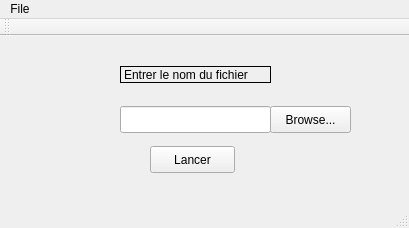
<?xml version="1.0" encoding="UTF-8"?>
<ui version="4.0">
 <class>LoadGraph</class>
 <widget class="QMainWindow" name="LoadGraph">
  <property name="geometry">
   <rect>
    <x>0</x>
    <y>0</y>
    <width>409</width>
    <height>228</height>
   </rect>
  </property>
  <property name="windowTitle">
   <string>Load a Graph</string>
  </property>
  <widget class="QWidget" name="centralWidget">
   <widget class="QPushButton" name="testBtn">
    <property name="geometry">
     <rect>
      <x>150</x>
      <y>110</y>
      <width>85</width>
      <height>27</height>
     </rect>
    </property>
    <property name="text">
     <string>Lancer</string>
    </property>
   </widget>
   <widget class="QLabel" name="filenameLbl">
    <property name="geometry">
     <rect>
      <x>120</x>
      <y>30</y>
      <width>151</width>
      <height>17</height>
     </rect>
    </property>
    <property name="inputMethodHints">
     <set>Qt::ImhNone</set>
    </property>
    <property name="frameShape">
     <enum>QFrame::Box</enum>
    </property>
    <property name="text">
     <string>Entrer le nom du fichier</string>
    </property>
   </widget>
   <widget class="QLineEdit" name="filenameLineEdit">
    <property name="geometry">
     <rect>
      <x>120</x>
      <y>70</y>
      <width>151</width>
      <height>27</height>
     </rect>
    </property>
    <property name="text">
     <string/>
    </property>
    <property name="cursorPosition">
     <number>0</number>
    </property>
   </widget>
   <widget class="QToolButton" name="toolButton">
    <property name="geometry">
     <rect>
      <x>270</x>
      <y>70</y>
      <width>81</width>
      <height>27</height>
     </rect>
    </property>
    <property name="text">
     <string>Browse...</string>
    </property>
   </widget>
  </widget>
  <widget class="QMenuBar" name="menuBar">
   <property name="geometry">
    <rect>
     <x>0</x>
     <y>0</y>
     <width>409</width>
     <height>27</height>
    </rect>
   </property>
   <widget class="QMenu" name="menuFile">
    <property name="title">
     <string>File</string>
    </property>
    <addaction name="actionQuit"/>
   </widget>
   <addaction name="menuFile"/>
  </widget>
  <widget class="QToolBar" name="mainToolBar">
   <attribute name="toolBarArea">
    <enum>TopToolBarArea</enum>
   </attribute>
   <attribute name="toolBarBreak">
    <bool>false</bool>
   </attribute>
  </widget>
  <widget class="QStatusBar" name="statusBar"/>
  <action name="actionQuit">
   <property name="text">
    <string>Quit</string>
   </property>
  </action>
 </widget>
 <layoutdefault spacing="6" margin="11"/>
 <tabstops>
  <tabstop>testBtn</tabstop>
 </tabstops>
 <resources/>
 <connections>
  <connection>
   <sender>testBtn</sender>
   <signal>clicked()</signal>
   <receiver>LoadGraph</receiver>
   <slot>launchProcess()</slot>
   <hints>
    <hint type="sourcelabel">
     <x>170</x>
     <y>176</y>
    </hint>
    <hint type="destinationlabel">
     <x>23</x>
     <y>97</y>
    </hint>
   </hints>
  </connection>
  <connection>
   <sender>toolButton</sender>
   <signal>clicked()</signal>
   <receiver>LoadGraph</receiver>
   <slot>loadFile()</slot>
   <hints>
    <hint type="sourcelabel">
     <x>305</x>
     <y>136</y>
    </hint>
    <hint type="destinationlabel">
     <x>297</x>
     <y>210</y>
    </hint>
   </hints>
  </connection>
 </connections>
 <slots>
  <slot>launchProcess()</slot>
  <slot>loadFile()</slot>
 </slots>
</ui>
